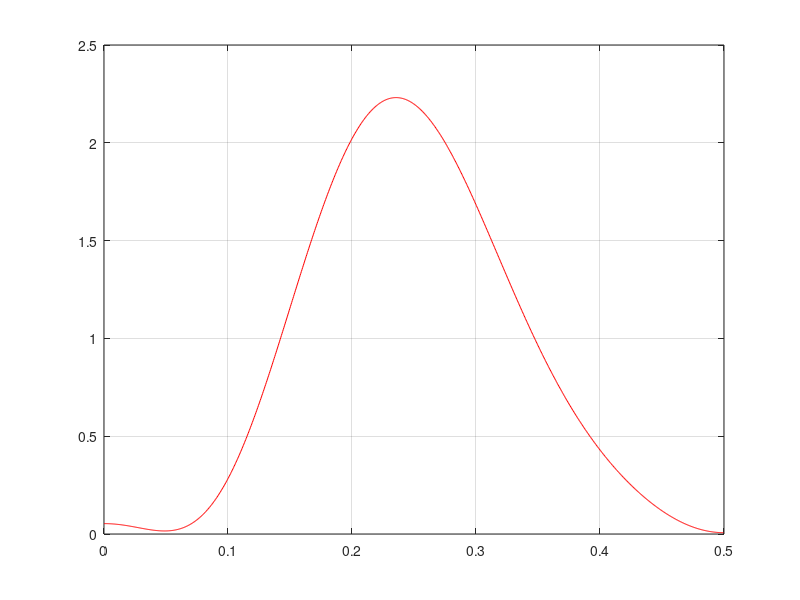

Recreate this plot in MATLAB.
fs = 1;
fn = fs/2;

plotPoints = 1024;

writeFile = 0;

taps = 11;
order = taps-1;
wc = 0.025:0.05:0.275;
gain = 1./abs(sinc(wc).^3);
wc = [0.025:0.05:0.475];
gain = [ gain(1:(length(gain)-1)) gain((length(gain)-1):-1:1)];
bfilter = remez(order,2*[wc],[gain]);

[Hc,w] = freqz(bfilter,1,plotPoints,fs);
Hc = Hc + 1e-6;
figure(1);
hold off
plot(w,20*log10(abs(Hc)),'r'),grid

dcGain = sum(bfilter);
gainAdjust = 2^(ceil(log2(dcGain)) - log2(dcGain) - 1);
bfilter = gainAdjust .* bfilter;
bfilter = round((2^9).*bfilter);

if writeFile == 1
    fid = fopen('cicComp.coe','w');
    fprintf(fid,'radix=10;\n');
    fprintf(fid,'coefdata=\n');
    fprintf(fid,'%d,\n',bfilter(1:taps-1));
    fprintf(fid,'%d;\n',bfilter(taps));
    fclose(fid);
end



